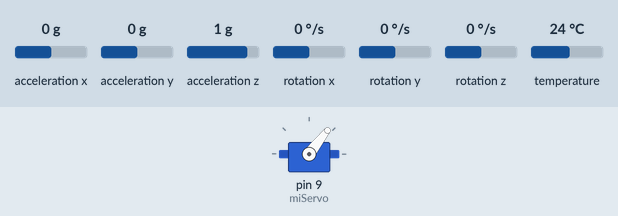
Simulated run of this sketch. Board: Arduino Uno, built with avr-gcc and run on an emulated ATmega328P. Parts: servo. The test bench sets the inputs (shaded band); at power-on: acceleration y 0 g, acceleration z 1 g, acceleration x 0 g, rotation x 0 °/s, rotation y 0 °/s, rotation z 0 °/s, temperature 24 °C. What the sketch prints to the serial monitor is not drawn.

Above: at 2.2 s.
2.3 s: acceleration y set to -1.4 g
6.3 s: acceleration z set to -1.4 g
At 8.8 s:
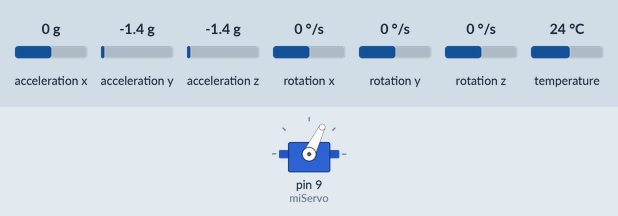
At 17.3 s:
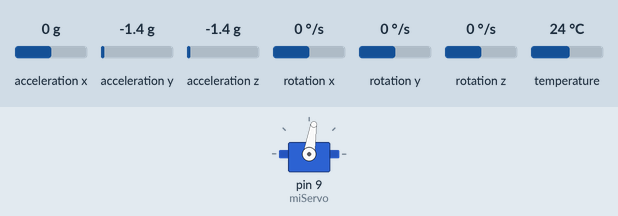
Timing chart, 0 to 19.5 s (numbered marks = the images above; inputs shaded):
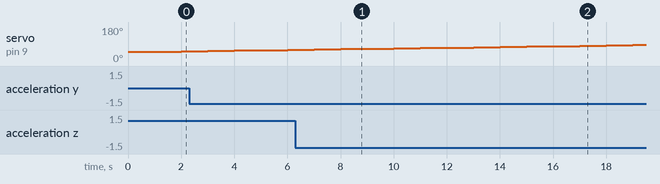

The sketch:

Subiendo_y_bajando.ino
```cpp
/*
Código basado en la plantilla


1) Poner el servo en el ángulo mínimo
2) Por cada iteración:
2.a) leer el ángulo con la IMU (SOLO CON EL ACELERÓMETRO, SIN EL FILTRO COMPLEMENTARIO)
2.b) Enviar el ángulo leído por la IMU y el ángulo comandado
2.c) Incrementar el ángulo. Esperar un timepo suficiente para que se establezca
3.a) Si el ángulo comandado es mayor que el ángulo máximo permitido --> empezar a bajar la barra
3.b) Si el ángulo comandado es menor que el ángulo mínimo permitido --> volver a subir la barra
*/

#include <NewPing.h>
#include <Servo.h>
#include <Adafruit_MPU6050.h>
#include <Adafruit_Sensor.h>

#define TRIGGER_PIN  6   // Pin de arduino conectado al pin del trigger
#define ECHO_PIN     7   // Pin de arduino conectado al pin del echo
#define MAX_DISTANCE 50 // Distancia máxima en centímetros
#define PERIODO 1000000 //Período en us
#define C 0.0343 //Velocidad del sonido en cm/us

#define ANGULO_SERVO_MAX 58.55
#define ANGULO_SERVO_MIN -46.84
#define INCREMENTO 2.0 //pasos de 2° de incremento. Elegí este valor en base a la resolución del servo, que es de 1,5° aprox.

NewPing sonar(TRIGGER_PIN, ECHO_PIN, MAX_DISTANCE); // Setup
Servo miServo;
Adafruit_MPU6050 mpu;

void setup() {
  miServo.attach(9); // pin PWM
  Serial.begin(115200);

  if (!mpu.begin()) {
    Serial.println("IMU no encontrada");
    while (1) {
      delay(10);
    }
  }
  Serial.println("IMU inicializada correctamente");

  mpu.setAccelerometerRange(MPU6050_RANGE_8_G);
  mpu.setGyroRange(MPU6050_RANGE_500_DEG);
  mpu.setFilterBandwidth(MPU6050_BAND_44_HZ);

  int duty_cycle_servo = (int)mapFloat(ANGULO_SERVO_MIN + 0.84, -90, 90, 600, 2400);
  miServo.writeMicroseconds(duty_cycle_servo); //Muevo el servo al ángulo mínimo (y un poquito más para que no toque el piso)
  delay(1000);
}


float theta_x_acc = 0;
float angulo = ANGULO_SERVO_MIN + 0.84; //Ángulo comandado al servo (acción de control)
float delta_ang = INCREMENTO;

void loop() {
  unsigned long t_ini = micros();

  //IMU 2.a)
  sensors_event_t a, g, t;
  mpu.getEvent(&a, &g, &t);
  theta_x_acc = (180/PI) * atan2(a.acceleration.y, a.acceleration.z);

  //Envío de datos 2.b)
  float datos[2] = {angulo, theta_x_acc};
  matlab_send(datos, 2);

  //Servomotor 2.
  angulo += delta_ang;
  if(angulo > ANGULO_SERVO_MAX){
    delta_ang = -INCREMENTO;
    angulo += 2*delta_ang;
  } else if(angulo < ANGULO_SERVO_MIN){
    delta_ang = INCREMENTO;
    angulo += 2*delta_ang;
  }

  int duty_cycle_servo = (int)mapFloat(angulo, -90, 90, 600, 2400);
  miServo.writeMicroseconds(duty_cycle_servo);
  delay(500);

  while (micros() - t_ini < PERIODO) {}
}

float mapFloat(float valor, float x_inicial, float x_final, float y_inicial, float y_final){
  return (y_final - y_inicial)/(x_final - x_inicial) * (valor - x_inicial) + y_inicial;
}

void matlab_send(float *datos, size_t largo){
  Serial.write("abcd");

  for(size_t i = 0; i < largo; i++){
    byte * b = (byte *) &datos[i];
    Serial.write(b,4);
  }
}

float posicion_carrito(){ //Esta función devuelve la posición del carro en nuestro sistema de referencia
  unsigned long tiempo = sonar.ping(MAX_DISTANCE); //NO se pueden hacer 2 mediciones seguidas
  float medicion = (C/2) * tiempo;
  if(tiempo == 0){ //Se excedió el tiempo máximo, el carrito se cayó de la barra o está pegado al sensor
    medicion = 15.5; //Quiero que cuando el carrito se caiga, el sensor lo detecte en 0.
  } else if(medicion < 2){
    medicion = 2; //Para las mediciones menores a 2cm
  }
  return mapFloat(medicion, 15.5, 32, 0, 17.25);
}
```
